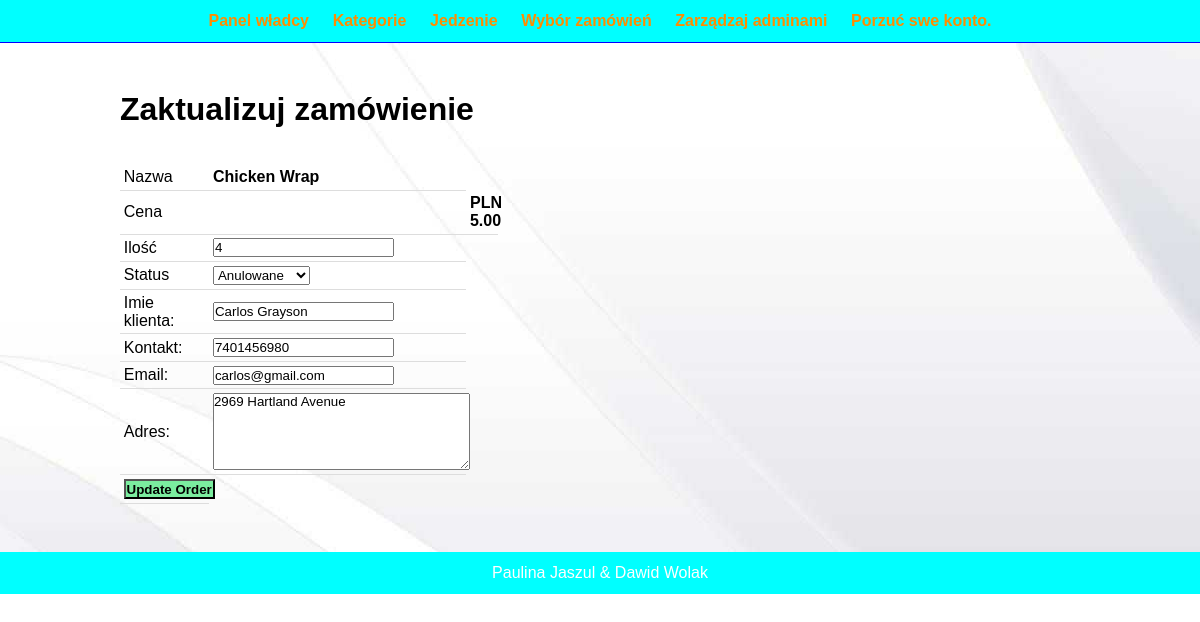
The page /admin/update-order.php?id=9 (signed in) on the database its author committed.
### tables this page shows
CREATE TABLE `tbl_order` (
  `id` int(10) UNSIGNED NOT NULL,
  `food` varchar(150) NOT NULL,
  `price` decimal(10,2) NOT NULL,
  `qty` int(11) NOT NULL,
  `total` decimal(10,2) NOT NULL,
  `order_date` datetime NOT NULL,
  `status` varchar(50) NOT NULL,
  `customer_name` varchar(150) NOT NULL,
  `customer_contact` varchar(20) NOT NULL,
  `customer_email` varchar(150) NOT NULL,
  `customer_address` varchar(255) NOT NULL
);

### admin/update-order.php (the view, shortened to what this page needs)
<?php include('partials/menu.php'); ?>
<div class="main-content">
    <div class="wrapper">
        <h1>Zaktualizuj zamówienie</h1>
        <br><br>
        <?php
            if(isset($_GET['id']))
            {
                $id=$_GET['id'];
                $sql = "SELECT * FROM tbl_order WHERE id=$id";
                $res = mysqli_query($conn, $sql);
                $count = mysqli_num_rows($res);
                if($count==1)
                {
                    $row=mysqli_fetch_assoc($res);
                    $food = $row['food'];
                    $price = $row['price'];
                    $qty = $row['qty'];
                    $status = $row['status'];
                    $customer_name = $row['customer_name'];
                    $customer_contact = $row['customer_contact'];
                    $customer_email = $row['customer_email'];
                    $customer_address= $row['customer_address'];
                }
                else
                {
                    header('location:'.SITEURL.'admin/manage-order.php');
                }
            }
            else
            {
                header('location:'.SITEURL.'admin/manage-order.php');
            }
        ?>
        <form action="" method="POST">
            <table class="tbl-30">
                <tr>
                    <td>Nazwa </td>
                    <td><b> <?php echo $food; ?> </b></td>
                </tr>
                <tr>
                    <td>Cena<td>
                    <td>
                        <b> PLN <?php echo $price; ?></b>
                    </td>
                </tr>
                <tr>
                    <td>Ilość</td>
                    <td>
                        <input type="number" name="qty" value="<?php echo $qty; ?>">
                    </td>
                </tr>
                <tr>
                    <td>Status</td>
                    <td>
                        <select name="status">
                            <option <?php if($status=="Cancelled"){echo "selected";} ?> value="Anulowano">Anulowane</option>
                        </select>
                    </td>
                </tr>
                <tr>
                    <td>Imie klienta: </td>
                    <td>
                        <input type="text" name="customer_name" value="<?php echo $customer_name; ?>">
                    </td>
                </tr>
                <tr>
                    <td>Kontakt: </td>
                    <td>
                        <input type="text" name="customer_contact" value="<?php echo $customer_contact; ?>">
                    </td>
                </tr>
                <tr>
                    <td>Email: </td>
                    <td>
                        <input type="text" name="customer_email" value="<?php echo $customer_email; ?>">
                    </td>
                </tr>
                <tr>
                    <td>Adres: </td>
                    <td>
                        <textarea name="customer_address" cols="30" rows="5"><?php echo $customer_address; ?></textarea>
                    </td>
                </tr>
                <tr>
                    <td clospan="2">
                        <input type="submit" name="submit" value="Update Order" class="btn-secondary">
                    </td>
                </tr>
            </table>
        </form>
    </div>
</div>
<?php include('partials/footer.php'); ?>

### css/admin.css (style rules this page uses)
* { margin: 0; padding: 0; font-family: Arial, Helvetica, sans-serif; }
.wrapper { padding: 1%; width: 80%; margin: 0 auto; }
.tbl-30 { width: 30%; }
table { border-collapse: collapse; width: 100%; }
th, td { padding: 8px; text-align: left; border-bottom: 1px solid #ddd; }
table tr td { padding: 1%; }
.btn-secondary { background-color: #7bed9f; padding: 1%; color: black; text-decoration: none; font-weight: bold; }
.main-content { background-color: #f1f2f6; padding: 3% 0; background-image: url("../images/826921.jpg"); }

### rows shown on the page
tbl_order: food "Chicken Wrap", price "5.00", qty "4", status "Anulowane", customer_name "Carlos Grayson", customer_contact "7401456980", customer_email "carlos@gmail.com", customer_address "2969 Hartland Avenue"
